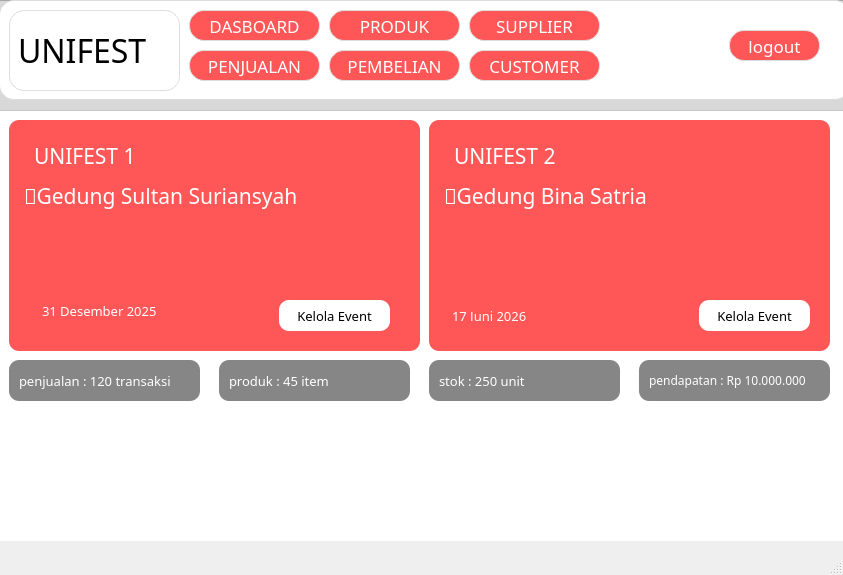
<?xml version="1.0" encoding="UTF-8"?>
<ui version="4.0">
 <class>MainWindow</class>
 <widget class="QMainWindow" name="MainWindow">
  <property name="geometry">
   <rect>
    <x>0</x>
    <y>0</y>
    <width>843</width>
    <height>575</height>
   </rect>
  </property>
  <property name="windowTitle">
   <string>MainWindow</string>
  </property>
  <widget class="QWidget" name="centralwidget">
   <widget class="QFrame" name="frame_2">
    <property name="geometry">
     <rect>
      <x>-1</x>
      <y>0</y>
      <width>851</width>
      <height>541</height>
     </rect>
    </property>
    <property name="styleSheet">
     <string notr="true">background-color: #d8d8d8;</string>
    </property>
    <property name="frameShape">
     <enum>QFrame::StyledPanel</enum>
    </property>
    <property name="frameShadow">
     <enum>QFrame::Raised</enum>
    </property>
    <widget class="QFrame" name="frame_header">
     <property name="enabled">
      <bool>true</bool>
     </property>
     <property name="geometry">
      <rect>
       <x>0</x>
       <y>0</y>
       <width>851</width>
       <height>100</height>
      </rect>
     </property>
     <property name="minimumSize">
      <size>
       <width>0</width>
       <height>100</height>
      </size>
     </property>
     <property name="maximumSize">
      <size>
       <width>16777215</width>
       <height>100</height>
      </size>
     </property>
     <property name="autoFillBackground">
      <bool>false</bool>
     </property>
     <property name="styleSheet">
      <string notr="true">background-color: #ffffff;
border-radius: 15px;
border: 1px solid #ddd;
</string>
     </property>
     <property name="frameShape">
      <enum>QFrame::StyledPanel</enum>
     </property>
     <property name="frameShadow">
      <enum>QFrame::Raised</enum>
     </property>
     <widget class="QLabel" name="lbl_logo">
      <property name="geometry">
       <rect>
        <x>10</x>
        <y>10</y>
        <width>171</width>
        <height>81</height>
       </rect>
      </property>
      <property name="font">
       <font>
        <family>Jersey Sharp</family>
        <pointsize>24</pointsize>
       </font>
      </property>
      <property name="text">
       <string>UNIFEST</string>
      </property>
     </widget>
     <widget class="QPushButton" name="btn_dashboard">
      <property name="geometry">
       <rect>
        <x>190</x>
        <y>10</y>
        <width>131</width>
        <height>31</height>
       </rect>
      </property>
      <property name="font">
       <font>
        <family>Milky Nice</family>
        <pointsize>13</pointsize>
       </font>
      </property>
      <property name="styleSheet">
       <string notr="true">background-color: #ff5757;
color: white;</string>
      </property>
      <property name="text">
       <string>DASBOARD</string>
      </property>
     </widget>
     <widget class="QPushButton" name="btn_produk">
      <property name="geometry">
       <rect>
        <x>330</x>
        <y>10</y>
        <width>131</width>
        <height>31</height>
       </rect>
      </property>
      <property name="font">
       <font>
        <family>Milky Nice</family>
        <pointsize>13</pointsize>
       </font>
      </property>
      <property name="styleSheet">
       <string notr="true">background-color: #ff5757;
color: white;</string>
      </property>
      <property name="text">
       <string>PRODUK</string>
      </property>
     </widget>
     <widget class="QPushButton" name="btn_supplier">
      <property name="geometry">
       <rect>
        <x>470</x>
        <y>10</y>
        <width>131</width>
        <height>31</height>
       </rect>
      </property>
      <property name="font">
       <font>
        <family>Milky Nice</family>
        <pointsize>13</pointsize>
       </font>
      </property>
      <property name="styleSheet">
       <string notr="true">background-color: #ff5757;
color: white;</string>
      </property>
      <property name="text">
       <string>SUPPLIER</string>
      </property>
     </widget>
     <widget class="QPushButton" name="btn_customer">
      <property name="geometry">
       <rect>
        <x>470</x>
        <y>50</y>
        <width>131</width>
        <height>31</height>
       </rect>
      </property>
      <property name="font">
       <font>
        <family>Milky Nice</family>
        <pointsize>13</pointsize>
       </font>
      </property>
      <property name="styleSheet">
       <string notr="true">background-color: #ff5757;
color: white;</string>
      </property>
      <property name="text">
       <string>CUSTOMER</string>
      </property>
     </widget>
     <widget class="QPushButton" name="btn_penjualan">
      <property name="geometry">
       <rect>
        <x>190</x>
        <y>50</y>
        <width>131</width>
        <height>31</height>
       </rect>
      </property>
      <property name="font">
       <font>
        <family>Milky Nice</family>
        <pointsize>13</pointsize>
       </font>
      </property>
      <property name="styleSheet">
       <string notr="true">background-color: #ff5757;
color: white;</string>
      </property>
      <property name="text">
       <string>PENJUALAN</string>
      </property>
     </widget>
     <widget class="QPushButton" name="btn_menu">
      <property name="geometry">
       <rect>
        <x>730</x>
        <y>30</y>
        <width>91</width>
        <height>31</height>
       </rect>
      </property>
      <property name="font">
       <font>
        <family>Milky Nice</family>
        <pointsize>13</pointsize>
       </font>
      </property>
      <property name="styleSheet">
       <string notr="true">background-color: #ff5757;
color: white;</string>
      </property>
      <property name="text">
       <string>logout</string>
      </property>
     </widget>
     <widget class="QPushButton" name="btn_pembelian">
      <property name="geometry">
       <rect>
        <x>330</x>
        <y>50</y>
        <width>131</width>
        <height>31</height>
       </rect>
      </property>
      <property name="font">
       <font>
        <family>Milky Nice</family>
        <pointsize>13</pointsize>
       </font>
      </property>
      <property name="styleSheet">
       <string notr="true">background-color: #ff5757;
color: white;
</string>
      </property>
      <property name="text">
       <string>PEMBELIAN</string>
      </property>
     </widget>
    </widget>
    <widget class="QFrame" name="frame_3">
     <property name="enabled">
      <bool>true</bool>
     </property>
     <property name="geometry">
      <rect>
       <x>0</x>
       <y>110</y>
       <width>851</width>
       <height>441</height>
      </rect>
     </property>
     <property name="styleSheet">
      <string notr="true">background-color: #ffffff;</string>
     </property>
     <property name="frameShape">
      <enum>QFrame::StyledPanel</enum>
     </property>
     <property name="frameShadow">
      <enum>QFrame::Raised</enum>
     </property>
     <widget class="QFrame" name="frame">
      <property name="geometry">
       <rect>
        <x>10</x>
        <y>10</y>
        <width>411</width>
        <height>231</height>
       </rect>
      </property>
      <property name="styleSheet">
       <string notr="true">background-color: #ff5757;
color: white;
padding: 10px;
border-radius: 10px;</string>
      </property>
      <property name="frameShape">
       <enum>QFrame::StyledPanel</enum>
      </property>
      <property name="frameShadow">
       <enum>QFrame::Raised</enum>
      </property>
      <widget class="QLabel" name="label">
       <property name="geometry">
        <rect>
         <x>10</x>
         <y>10</y>
         <width>131</width>
         <height>51</height>
        </rect>
       </property>
       <property name="font">
        <font>
         <family>Milky Nice</family>
         <pointsize>16</pointsize>
        </font>
       </property>
       <property name="styleSheet">
        <string notr="true">color: (255, 255, 255);</string>
       </property>
       <property name="text">
        <string>UNIFEST 1</string>
       </property>
      </widget>
      <widget class="QPushButton" name="btn_dashboard_2">
       <property name="geometry">
        <rect>
         <x>270</x>
         <y>180</y>
         <width>111</width>
         <height>31</height>
        </rect>
       </property>
       <property name="font">
        <font>
         <family>Milky Nice</family>
         <pointsize>10</pointsize>
        </font>
       </property>
       <property name="styleSheet">
        <string notr="true">background-color: white;
color: black;</string>
       </property>
       <property name="text">
        <string>Kelola Event</string>
       </property>
      </widget>
      <widget class="QLabel" name="label_3">
       <property name="geometry">
        <rect>
         <x>0</x>
         <y>50</y>
         <width>331</width>
         <height>51</height>
        </rect>
       </property>
       <property name="font">
        <font>
         <family>Milky Nice</family>
         <pointsize>16</pointsize>
        </font>
       </property>
       <property name="styleSheet">
        <string notr="true">color: (255, 255, 255);</string>
       </property>
       <property name="text">
        <string>📍Gedung Sultan Suriansyah</string>
       </property>
      </widget>
      <widget class="QLabel" name="label_2">
       <property name="geometry">
        <rect>
         <x>20</x>
         <y>170</y>
         <width>221</width>
         <height>41</height>
        </rect>
       </property>
       <property name="font">
        <font>
         <family>Milky Nice</family>
         <pointsize>10</pointsize>
        </font>
       </property>
       <property name="styleSheet">
        <string notr="true">color: (255, 255, 255);</string>
       </property>
       <property name="text">
        <string>31 Desember 2025</string>
       </property>
      </widget>
     </widget>
     <widget class="QFrame" name="frame_4">
      <property name="geometry">
       <rect>
        <x>430</x>
        <y>10</y>
        <width>401</width>
        <height>231</height>
       </rect>
      </property>
      <property name="styleSheet">
       <string notr="true">background-color: #ff5757;
color: white;
padding: 10px;
border-radius: 10px;</string>
      </property>
      <property name="frameShape">
       <enum>QFrame::StyledPanel</enum>
      </property>
      <property name="frameShadow">
       <enum>QFrame::Raised</enum>
      </property>
      <widget class="QLabel" name="label_7">
       <property name="geometry">
        <rect>
         <x>10</x>
         <y>10</y>
         <width>131</width>
         <height>51</height>
        </rect>
       </property>
       <property name="font">
        <font>
         <family>Milky Nice</family>
         <pointsize>16</pointsize>
        </font>
       </property>
       <property name="styleSheet">
        <string notr="true">color: (255, 255, 255);</string>
       </property>
       <property name="text">
        <string>UNIFEST 2</string>
       </property>
      </widget>
      <widget class="QPushButton" name="btn_dashboard_4">
       <property name="geometry">
        <rect>
         <x>270</x>
         <y>180</y>
         <width>111</width>
         <height>31</height>
        </rect>
       </property>
       <property name="font">
        <font>
         <family>Milky Nice</family>
         <pointsize>10</pointsize>
        </font>
       </property>
       <property name="styleSheet">
        <string notr="true">background-color: white;
color: black;</string>
       </property>
       <property name="text">
        <string>Kelola Event</string>
       </property>
      </widget>
      <widget class="QLabel" name="label_8">
       <property name="geometry">
        <rect>
         <x>0</x>
         <y>50</y>
         <width>251</width>
         <height>51</height>
        </rect>
       </property>
       <property name="font">
        <font>
         <family>Milky Nice</family>
         <pointsize>16</pointsize>
        </font>
       </property>
       <property name="styleSheet">
        <string notr="true">color: (255, 255, 255);</string>
       </property>
       <property name="text">
        <string>📍Gedung Bina Satria</string>
       </property>
      </widget>
      <widget class="QLabel" name="label_9">
       <property name="geometry">
        <rect>
         <x>10</x>
         <y>180</y>
         <width>101</width>
         <height>31</height>
        </rect>
       </property>
       <property name="font">
        <font>
         <family>Milky Nice</family>
         <pointsize>10</pointsize>
        </font>
       </property>
       <property name="styleSheet">
        <string notr="true">color: (255, 255, 255);</string>
       </property>
       <property name="text">
        <string>17 Juni 2026</string>
       </property>
      </widget>
     </widget>
     <widget class="QFrame" name="frame_summary_penjualan">
      <property name="geometry">
       <rect>
        <x>10</x>
        <y>250</y>
        <width>191</width>
        <height>41</height>
       </rect>
      </property>
      <property name="styleSheet">
       <string notr="true">background: rgb(134, 134, 134);
width: 180px;
height: 60px;
border-radius: 10px;
</string>
      </property>
      <property name="frameShape">
       <enum>QFrame::StyledPanel</enum>
      </property>
      <property name="frameShadow">
       <enum>QFrame::Raised</enum>
      </property>
      <widget class="QLabel" name="lbl_summary_penjualan">
       <property name="geometry">
        <rect>
         <x>10</x>
         <y>5</y>
         <width>171</width>
         <height>31</height>
        </rect>
       </property>
       <property name="font">
        <font>
         <family>Milky Nice</family>
         <pointsize>10</pointsize>
        </font>
       </property>
       <property name="styleSheet">
        <string notr="true">color: white;</string>
       </property>
       <property name="text">
        <string>penjualan : 120 transaksi</string>
       </property>
      </widget>
     </widget>
     <widget class="QFrame" name="frame_summary_produk">
      <property name="geometry">
       <rect>
        <x>220</x>
        <y>250</y>
        <width>191</width>
        <height>41</height>
       </rect>
      </property>
      <property name="styleSheet">
       <string notr="true">background: rgb(134, 134, 134);
width: 180px;
height: 60px;
border-radius: 10px;
</string>
      </property>
      <property name="frameShape">
       <enum>QFrame::StyledPanel</enum>
      </property>
      <property name="frameShadow">
       <enum>QFrame::Raised</enum>
      </property>
      <widget class="QLabel" name="lbl_summary_produk">
       <property name="geometry">
        <rect>
         <x>10</x>
         <y>0</y>
         <width>171</width>
         <height>41</height>
        </rect>
       </property>
       <property name="font">
        <font>
         <family>Milky Nice</family>
         <pointsize>10</pointsize>
        </font>
       </property>
       <property name="styleSheet">
        <string notr="true">color: white;</string>
       </property>
       <property name="text">
        <string>produk : 45 item</string>
       </property>
      </widget>
     </widget>
     <widget class="QFrame" name="frame_summary_stok">
      <property name="geometry">
       <rect>
        <x>430</x>
        <y>250</y>
        <width>191</width>
        <height>41</height>
       </rect>
      </property>
      <property name="styleSheet">
       <string notr="true">background: rgb(134, 134, 134);
width: 180px;
height: 60px;
border-radius: 10px;
</string>
      </property>
      <property name="frameShape">
       <enum>QFrame::StyledPanel</enum>
      </property>
      <property name="frameShadow">
       <enum>QFrame::Raised</enum>
      </property>
      <widget class="QLabel" name="lbl_summary_stok">
       <property name="geometry">
        <rect>
         <x>10</x>
         <y>0</y>
         <width>171</width>
         <height>41</height>
        </rect>
       </property>
       <property name="font">
        <font>
         <family>Milky Nice</family>
         <pointsize>10</pointsize>
        </font>
       </property>
       <property name="styleSheet">
        <string notr="true">color: white;</string>
       </property>
       <property name="text">
        <string>stok : 250 unit</string>
       </property>
      </widget>
     </widget>
     <widget class="QFrame" name="frame_summary_pendapatan">
      <property name="geometry">
       <rect>
        <x>640</x>
        <y>250</y>
        <width>191</width>
        <height>41</height>
       </rect>
      </property>
      <property name="styleSheet">
       <string notr="true">background: rgb(134, 134, 134);
width: 180px;
height: 60px;
border-radius: 10px;
</string>
      </property>
      <property name="frameShape">
       <enum>QFrame::StyledPanel</enum>
      </property>
      <property name="frameShadow">
       <enum>QFrame::Raised</enum>
      </property>
      <widget class="QLabel" name="lbl_summary_pendapatan">
       <property name="geometry">
        <rect>
         <x>10</x>
         <y>0</y>
         <width>171</width>
         <height>41</height>
        </rect>
       </property>
       <property name="font">
        <font>
         <family>Milky Nice</family>
         <pointsize>9</pointsize>
        </font>
       </property>
       <property name="styleSheet">
        <string notr="true">color: white;</string>
       </property>
       <property name="text">
        <string>pendapatan : Rp 10.000.000</string>
       </property>
      </widget>
     </widget>
    </widget>
   </widget>
  </widget>
  <widget class="QMenuBar" name="menubar">
   <property name="geometry">
    <rect>
     <x>0</x>
     <y>0</y>
     <width>843</width>
     <height>21</height>
    </rect>
   </property>
  </widget>
  <widget class="QStatusBar" name="statusbar"/>
 </widget>
 <resources/>
 <connections/>
</ui>
